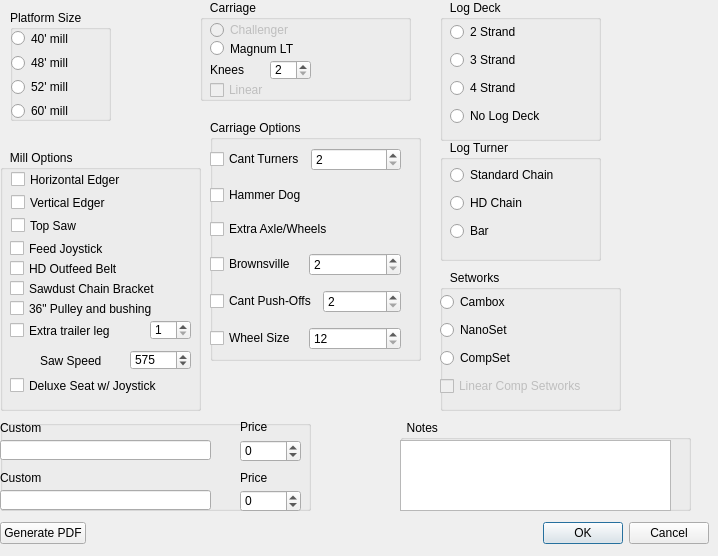
         <widget class="QWidget" name="tab">
          <attribute name="title">
           <string>SawMills</string>
          </attribute>
          <attribute name="toolTip">
           <string>For Saw Mills</string>
          </attribute>
          <widget class="QGroupBox" name="groupBox">
           <property name="geometry">
            <rect>
             <x>10</x>
             <y>10</y>
             <width>101</width>
             <height>111</height>
            </rect>
           </property>
           <property name="title">
            <string>Platform Size</string>
           </property>
           <property name="flat">
            <bool>false</bool>
           </property>
           <widget class="QWidget" name="verticalLayoutWidget_5">
            <property name="geometry">
             <rect>
              <x>1</x>
              <y>19</y>
              <width>91</width>
              <height>91</height>
             </rect>
            </property>
            <layout class="QVBoxLayout" name="verticalLayout_5">
             <item>
              <widget class="QRadioButton" name="platform40RadioButton">
               <property name="text">
                <string>40' mill</string>
               </property>
               <property name="checked">
                <bool>false</bool>
               </property>
              </widget>
             </item>
             <item>
              <widget class="QRadioButton" name="platform48RadioButton">
               <property name="text">
                <string>48' mill</string>
               </property>
               <property name="checked">
                <bool>false</bool>
               </property>
              </widget>
             </item>
             <item>
              <widget class="QRadioButton" name="platform52RadioButton">
               <property name="text">
                <string>52' mill</string>
               </property>
              </widget>
             </item>
             <item>
              <widget class="QRadioButton" name="platform60RadioButton">
               <property name="text">
                <string>60' mill</string>
               </property>
              </widget>
             </item>
            </layout>
            <zorder>platform60RadioButton</zorder>
            <zorder>platform52RadioButton</zorder>
            <zorder>platform48RadioButton</zorder>
            <zorder>platform40RadioButton</zorder>
           </widget>
          </widget>
          <widget class="QGroupBox" name="groupBox_5">
           <property name="geometry">
            <rect>
             <x>0</x>
             <y>150</y>
             <width>201</width>
             <height>261</height>
            </rect>
           </property>
           <property name="title">
            <string>   Mill Options</string>
           </property>
           <widget class="QCheckBox" name="verticalEdgerCheckBox">
            <property name="geometry">
             <rect>
              <x>11</x>
              <y>44</y>
              <width>191</width>
              <height>17</height>
             </rect>
            </property>
            <property name="text">
             <string>Vertical Edger</string>
            </property>
           </widget>
           <widget class="QCheckBox" name="horizontalEdgerCheckBox">
            <property name="geometry">
             <rect>
              <x>11</x>
              <y>21</y>
              <width>181</width>
              <height>17</height>
             </rect>
            </property>
            <property name="text">
             <string>Horizontal Edger</string>
            </property>
           </widget>
           <widget class="QCheckBox" name="hdOutfeedCheckBox">
            <property name="geometry">
             <rect>
              <x>10</x>
              <y>110</y>
              <width>171</width>
              <height>17</height>
             </rect>
            </property>
            <property name="text">
             <string>HD Outfeed Belt</string>
            </property>
           </widget>
           <widget class="QCheckBox" name="topSawCheckBox">
            <property name="geometry">
             <rect>
              <x>11</x>
              <y>67</y>
              <width>91</width>
              <height>17</height>
             </rect>
            </property>
            <property name="text">
             <string>Top Saw</string>
            </property>
           </widget>
           <widget class="QCheckBox" name="feedJoystickCheckBox">
            <property name="geometry">
             <rect>
              <x>10</x>
              <y>90</y>
              <width>151</width>
              <height>17</height>
             </rect>
            </property>
            <property name="text">
             <string>Feed Joystick</string>
            </property>
           </widget>
           <widget class="QCheckBox" name="sawdustChainCheckBox">
            <property name="geometry">
             <rect>
              <x>10</x>
              <y>130</y>
              <width>191</width>
              <height>17</height>
             </rect>
            </property>
            <property name="text">
             <string>Sawdust Chain Bracket</string>
            </property>
           </widget>
           <widget class="QCheckBox" name="drivePulleyCheckBox">
            <property name="geometry">
             <rect>
              <x>10</x>
              <y>150</y>
              <width>181</width>
              <height>17</height>
             </rect>
            </property>
            <property name="text">
             <string>36&quot; Pulley and bushing</string>
            </property>
           </widget>
           <widget class="QSpinBox" name="sawSpeedSpinBox">
            <property name="geometry">
             <rect>
              <x>130</x>
              <y>200</y>
              <width>61</width>
              <height>20</height>
             </rect>
            </property>
            <property name="minimum">
             <number>500</number>
            </property>
            <property name="maximum">
             <number>800</number>
            </property>
            <property name="value">
             <number>575</number>
            </property>
           </widget>
           <widget class="QLabel" name="sawSpeedlabel">
            <property name="geometry">
             <rect>
              <x>40</x>
              <y>200</y>
              <width>81</width>
              <height>21</height>
             </rect>
            </property>
            <property name="text">
             <string>Saw Speed</string>
            </property>
           </widget>
           <widget class="QSpinBox" name="extraLegSpinBox">
            <property name="geometry">
             <rect>
              <x>150</x>
              <y>170</y>
              <width>41</width>
              <height>20</height>
             </rect>
            </property>
            <property name="minimum">
             <number>1</number>
            </property>
            <property name="maximum">
             <number>4</number>
            </property>
           </widget>
           <widget class="QCheckBox" name="extraLegCheckBox">
            <property name="geometry">
             <rect>
              <x>10</x>
              <y>172</y>
              <width>131</width>
              <height>17</height>
             </rect>
            </property>
            <property name="text">
             <string>Extra trailer leg</string>
            </property>
           </widget>
           <widget class="QCheckBox" name="deluxeSeatCheckBox">
            <property name="geometry">
             <rect>
              <x>10</x>
              <y>220</y>
              <width>181</width>
              <height>31</height>
             </rect>
            </property>
            <property name="text">
             <string>Deluxe Seat w/ Joystick</string>
            </property>
           </widget>
          </widget>
          <widget class="QGroupBox" name="groupBox_2">
           <property name="geometry">
            <rect>
             <x>200</x>
             <y>0</y>
             <width>211</width>
             <height>101</height>
            </rect>
           </property>
           <property name="title">
            <string>   Carriage</string>
           </property>
           <widget class="QRadioButton" name="magnumRadioButton">
            <property name="geometry">
             <rect>
              <x>10</x>
              <y>40</y>
              <width>131</width>
              <height>17</height>
             </rect>
            </property>
            <property name="text">
             <string>Magnum LT</string>
            </property>
           </widget>
           <widget class="QRadioButton" name="challengerRadioButton">
            <property name="enabled">
             <bool>false</bool>
            </property>
            <property name="geometry">
             <rect>
              <x>10</x>
              <y>20</y>
              <width>111</width>
              <height>20</height>
             </rect>
            </property>
            <property name="text">
             <string>Challenger</string>
            </property>
           </widget>
           <widget class="QLabel" name="label_7">
            <property name="geometry">
             <rect>
              <x>10</x>
              <y>60</y>
              <width>41</width>
              <height>20</height>
             </rect>
            </property>
            <property name="text">
             <string>Knees</string>
            </property>
           </widget>
           <widget class="QSpinBox" name="carriageKneesSpinBox">
            <property name="geometry">
             <rect>
              <x>70</x>
              <y>60</y>
              <width>41</width>
              <height>20</height>
             </rect>
            </property>
            <property name="minimum">
             <number>2</number>
            </property>
            <property name="maximum">
             <number>4</number>
            </property>
           </widget>
           <widget class="QCheckBox" name="linearCheckBox">
            <property name="enabled">
             <bool>false</bool>
            </property>
            <property name="geometry">
             <rect>
              <x>10</x>
              <y>80</y>
              <width>111</width>
              <height>20</height>
             </rect>
            </property>
            <property name="text">
             <string>Linear</string>
            </property>
           </widget>
           <widget class="QRadioButton" name="magnumLTSetshaftradioButton">
            <property name="enabled">
             <bool>false</bool>
            </property>
            <property name="geometry">
             <rect>
              <x>10</x>
              <y>100</y>
              <width>201</width>
              <height>20</height>
             </rect>
            </property>
            <property name="text">
             <string>Magnum LT Setshaft 40'</string>
            </property>
           </widget>
          </widget>
          <widget class="QGroupBox" name="groupBox_4">
           <property name="geometry">
            <rect>
             <x>440</x>
             <y>140</y>
             <width>161</width>
             <height>121</height>
            </rect>
           </property>
           <property name="toolTipDuration">
            <number>1</number>
           </property>
           <property name="title">
            <string>   Log Turner</string>
           </property>
           <widget class="QWidget" name="verticalLayoutWidget_2">
            <property name="geometry">
             <rect>
              <x>10</x>
              <y>23</y>
              <width>131</width>
              <height>83</height>
             </rect>
            </property>
            <layout class="QVBoxLayout" name="verticalLayout_2">
             <item>
              <widget class="QRadioButton" name="stdChainRadioButton">
               <property name="text">
                <string>Standard Chain</string>
               </property>
              </widget>
             </item>
             <item>
              <widget class="QRadioButton" name="hdChainRadioButton">
               <property name="text">
                <string>HD Chain</string>
               </property>
              </widget>
             </item>
             <item>
              <widget class="QRadioButton" name="barRadioButton">
               <property name="text">
                <string>Bar</string>
               </property>
              </widget>
             </item>
            </layout>
           </widget>
          </widget>
          <widget class="QGroupBox" name="groupBox_3">
           <property name="geometry">
            <rect>
             <x>210</x>
             <y>120</y>
             <width>211</width>
             <height>241</height>
            </rect>
           </property>
           <property name="title">
            <string>Carriage Options</string>
           </property>
           <widget class="QWidget" name="verticalLayoutWidget">
            <property name="geometry">
             <rect>
              <x>0</x>
              <y>20</y>
              <width>191</width>
              <height>221</height>
             </rect>
            </property>
            <layout class="QVBoxLayout" name="verticalLayout">
             <item>
              <layout class="QHBoxLayout" name="horizontalLayout">
               <item>
                <widget class="QCheckBox" name="cantTurnersCheckBox">
                 <property name="text">
                  <string>Cant Turners</string>
                 </property>
                </widget>
               </item>
               <item>
                <widget class="QSpinBox" name="cantTurnersSpinBox">
                 <property name="minimum">
                  <number>2</number>
                 </property>
                 <property name="maximum">
                  <number>4</number>
                 </property>
                </widget>
               </item>
              </layout>
             </item>
             <item>
              <widget class="QCheckBox" name="hamDogCheckBox">
               <property name="text">
                <string>Hammer Dog</string>
               </property>
              </widget>
             </item>
             <item>
              <widget class="QCheckBox" name="extraAxleCheckBox">
               <property name="text">
                <string>Extra Axle/Wheels</string>
               </property>
              </widget>
             </item>
             <item>
              <layout class="QHBoxLayout" name="horizontalLayout_5">
               <item>
                <widget class="QCheckBox" name="brownsvilleCheckBox">
                 <property name="text">
                  <string>Brownsville</string>
                 </property>
                </widget>
               </item>
               <item>
                <widget class="QSpinBox" name="brownsvilleSpinBox">
                 <property name="readOnly">
                  <bool>false</bool>
                 </property>
                 <property name="minimum">
                  <number>2</number>
                 </property>
                 <property name="maximum">
                  <number>4</number>
                 </property>
                </widget>
               </item>
              </layout>
             </item>
             <item>
              <layout class="QHBoxLayout" name="horizontalLayout_6">
               <item>
                <widget class="QCheckBox" name="cantPushOffCheckBox">
                 <property name="text">
                  <string>Cant Push-Offs</string>
                 </property>
                </widget>
               </item>
               <item>
                <widget class="QSpinBox" name="cantPushOffSpinBox">
                 <property name="readOnly">
                  <bool>false</bool>
                 </property>
                 <property name="minimum">
                  <number>2</number>
                 </property>
                 <property name="maximum">
                  <number>4</number>
                 </property>
                </widget>
               </item>
              </layout>
             </item>
             <item>
              <layout class="QHBoxLayout" name="horizontalLayout_4">
               <item>
                <widget class="QCheckBox" name="wheelSizeCheckBox">
                 <property name="text">
                  <string>Wheel Size</string>
                 </property>
                </widget>
               </item>
               <item>
                <widget class="QSpinBox" name="wheelSizeSpinBox">
                 <property name="minimum">
                  <number>12</number>
                 </property>
                 <property name="maximum">
                  <number>14</number>
                 </property>
                 <property name="singleStep">
                  <number>2</number>
                 </property>
                </widget>
               </item>
              </layout>
             </item>
            </layout>
           </widget>
          </widget>
          <widget class="QGroupBox" name="groupBox_6">
           <property name="geometry">
            <rect>
             <x>440</x>
             <y>0</y>
             <width>161</width>
             <height>141</height>
            </rect>
           </property>
           <property name="title">
            <string>   Log Deck</string>
           </property>
           <widget class="QWidget" name="verticalLayoutWidget_4">
            <property name="geometry">
             <rect>
              <x>10</x>
              <y>20</y>
              <width>151</width>
              <height>111</height>
             </rect>
            </property>
            <layout class="QVBoxLayout" name="verticalLayout_4">
             <item>
              <widget class="QRadioButton" name="twoStrandDeckRadioButton">
               <property name="text">
                <string>2 Strand</string>
               </property>
              </widget>
             </item>
             <item>
              <widget class="QRadioButton" name="threeStrandDeckRadioButton">
               <property name="text">
                <string>3 Strand</string>
               </property>
              </widget>
             </item>
             <item>
              <widget class="QRadioButton" name="fourStrandDeckRadioButton">
               <property name="text">
                <string>4 Strand</string>
               </property>
              </widget>
             </item>
             <item>
              <widget class="QRadioButton" name="noDeckRadioButton">
               <property name="text">
                <string>No Log Deck  </string>
               </property>
              </widget>
             </item>
            </layout>
           </widget>
          </widget>
          <widget class="QGroupBox" name="groupBox_7">
           <property name="geometry">
            <rect>
             <x>440</x>
             <y>270</y>
             <width>181</width>
             <height>141</height>
            </rect>
           </property>
           <property name="title">
            <string>   Setworks</string>
           </property>
           <widget class="QWidget" name="verticalLayoutWidget_6">
            <property name="geometry">
             <rect>
              <x>0</x>
              <y>20</y>
              <width>179</width>
              <height>112</height>
             </rect>
            </property>
            <layout class="QVBoxLayout" name="verticalLayout_6">
             <item>
              <widget class="QRadioButton" name="camboxRadioButton">
               <property name="text">
                <string>Cambox</string>
               </property>
              </widget>
             </item>
             <item>
              <widget class="QRadioButton" name="nanosetRadioButton">
               <property name="text">
                <string>NanoSet</string>
               </property>
              </widget>
             </item>
             <item>
              <widget class="QRadioButton" name="compsetRadioButton">
               <property name="text">
                <string>CompSet</string>
               </property>
              </widget>
             </item>
             <item>
              <widget class="QCheckBox" name="linearCompSetworksCheckBox">
               <property name="enabled">
                <bool>false</bool>
               </property>
               <property name="text">
                <string>Linear Comp Setworks</string>
               </property>
              </widget>
             </item>
            </layout>
           </widget>
          </widget>
          <widget class="QGroupBox" name="groupBox_8">
           <property name="geometry">
            <rect>
             <x>400</x>
             <y>420</y>
             <width>291</width>
             <height>91</height>
            </rect>
           </property>
           <property name="title">
            <string>  Notes</string>
           </property>
           <widget class="QPlainTextEdit" name="notesPlainTextEdit">
            <property name="geometry">
             <rect>
              <x>0</x>
              <y>20</y>
              <width>271</width>
              <height>71</height>
             </rect>
            </property>
           </widget>
          </widget>
          <widget class="QGroupBox" name="groupBox_10">
           <property name="geometry">
            <rect>
             <x>0</x>
             <y>420</y>
             <width>311</width>
             <height>91</height>
            </rect>
           </property>
           <property name="title">
            <string/>
           </property>
           <widget class="QLabel" name="label_17">
            <property name="geometry">
             <rect>
              <x>0</x>
              <y>50</y>
              <width>61</width>
              <height>16</height>
             </rect>
            </property>
            <property name="text">
             <string>Custom </string>
            </property>
           </widget>
           <widget class="QLineEdit" name="custom2LineEdit">
            <property name="geometry">
             <rect>
              <x>0</x>
              <y>70</y>
              <width>211</width>
              <height>20</height>
             </rect>
            </property>
           </widget>
           <widget class="QSpinBox" name="customPrice2SpinBox">
            <property name="geometry">
             <rect>
              <x>240</x>
              <y>70</y>
              <width>61</width>
              <height>22</height>
             </rect>
            </property>
            <property name="minimum">
             <number>-1000000</number>
            </property>
            <property name="maximum">
             <number>1000000</number>
            </property>
           </widget>
           <widget class="QLabel" name="label_16">
            <property name="geometry">
             <rect>
              <x>240</x>
              <y>50</y>
              <width>47</width>
              <height>16</height>
             </rect>
            </property>
            <property name="text">
             <string>Price</string>
            </property>
           </widget>
           <widget class="QLineEdit" name="custom1LineEdit">
            <property name="geometry">
             <rect>
              <x>0</x>
              <y>20</y>
              <width>211</width>
              <height>20</height>
             </rect>
            </property>
           </widget>
           <widget class="QLabel" name="label_14">
            <property name="geometry">
             <rect>
              <x>0</x>
              <y>0</y>
              <width>61</width>
              <height>16</height>
             </rect>
            </property>
            <property name="text">
             <string>Custom </string>
            </property>
           </widget>
           <widget class="QSpinBox" name="customPrice1SpinBox">
            <property name="geometry">
             <rect>
              <x>240</x>
              <y>20</y>
              <width>61</width>
              <height>22</height>
             </rect>
            </property>
            <property name="minimum">
             <number>-1000000</number>
            </property>
            <property name="maximum">
             <number>1000000</number>
            </property>
           </widget>
           <widget class="QLabel" name="label_15">
            <property name="geometry">
             <rect>
              <x>240</x>
              <y>0</y>
              <width>47</width>
              <height>13</height>
             </rect>
            </property>
            <property name="text">
             <string>Price</string>
            </property>
           </widget>
          </widget>
          <widget class="QWidget" name="horizontalLayoutWidget">
           <property name="geometry">
            <rect>
             <x>0</x>
             <y>520</y>
             <width>709</width>
             <height>27</height>
            </rect>
           </property>
           <layout class="QHBoxLayout" name="buttonLayout">
            <property name="leftMargin">
             <number>0</number>
            </property>
            <item>
             <widget class="QPushButton" name="pdfPushButton">
              <property name="text">
               <string>Generate PDF</string>
              </property>
             </widget>
            </item>
            <item>
             <widget class="QDialogButtonBox" name="okCancelButtonBox">
              <property name="standardButtons">
               <set>QDialogButtonBox::Cancel|QDialogButtonBox::Ok</set>
              </property>
              <property name="centerButtons">
               <bool>false</bool>
              </property>
             </widget>
            </item>
           </layout>
          </widget>
         </widget>
